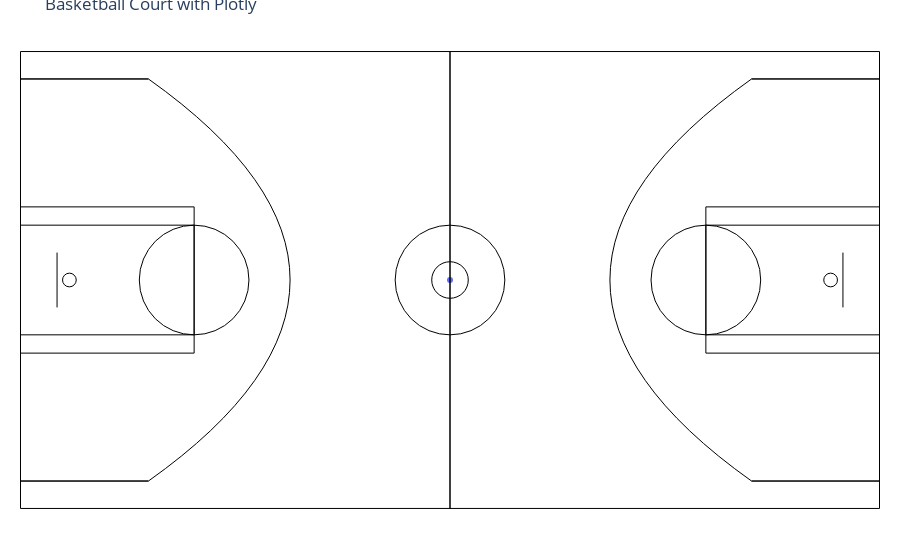

Here is the notebook cell this chart was saved with:
### Code cell
fig = go.Figure()
draw_plotly_court(fig)

### Figure 1 — Plotly figure (JSON) as saved in the notebook; plotly's stock layout.template omitted (floating-point values rounded to 4 significant figures)
{"data": [{"type": "scatter", "x": [47], "y": [25]}], "layout": {"margin": {"b": 20, "l": 20, "r": 20, "t": 20}, "paper_bgcolor": "white", "plot_bgcolor": "white", "shapes": [{"line": {"color": "rgba(0,0,0,1)", "width": 1}, "type": "rect", "x0": 0, "x1": 94, "y0": 0, "y1": 50}, {"line": {"color": "rgba(0,0,0,1)", "width": 1}, "type": "line", "x0": 4, "x1": 4, "y0": 22, "y1": 28}, {"line": {"color": "rgba(0,0,0,1)", "width": 1}, "type": "line", "x0": 90, "x1": 90, "y0": 22, "y1": 28}, {"line": {"color": "rgba(0,0,0,1)", "width": 1}, "type": "rect", "x0": 0, "x1": 19, "y0": 17, "y1": 33}, {"line": {"color": "rgba(0,0,0,1)", "width": 1}, "type": "rect", "x0": 0, "x1": 19, "y0": 19, "y1": 31}, {"line": {"color": "rgba(0,0,0,1)", "width": 1}, "type": "rect", "x0": 75, "x1": 94, "y0": 17, "y1": 33}, {"line": {"color": "rgba(0,0,0,1)", "width": 1}, "type": "rect", "x0": 75, "x1": 94, "y0": 19, "y1": 31}, {"line": {"color": "rgba(0,0,0,1)", "width": 1}, "type": "rect", "x0": 0, "x1": 14, "y0": 47, "y1": 47}, {"line": {"color": "rgba(0,0,0,1)", "width": 1}, "type": "rect", "x0": 0, "x1": 14, "y0": 3, "y1": 3}, {"line": {"color": "rgba(0,0,0,1)", "width": 1}, "type": "rect", "x0": 80, "x1": 94, "y0": 47, "y1": 47}, {"line": {"color": "rgba(0,0,0,1)", "width": 1}, "type": "rect", "x0": 80, "x1": 94, "y0": 3, "y1": 3}, {"line": {"color": "rgba(0,0,0,1)", "width": 1}, "type": "rect", "x0": 47, "x1": 47, "y0": 0, "y1": 50}, {"line": {"color": "rgba(0,0,0,1)", "width": 1}, "type": "circle", "x0": 6.1, "x1": 4.6, "y0": 25.75, "y1": 24.25}, {"line": {"color": "rgba(0,0,0,1)", "width": 1}, "type": "circle", "x0": 89.4, "x1": 87.9, "y0": 25.75, "y1": 24.25}, {"line": {"color": "rgba(0,0,0,1)", "width": 1}, "type": "circle", "x0": 25, "x1": 13, "y0": 31, "y1": 19}, {"line": {"color": "rgba(0,0,0,1)", "width": 1}, "type": "circle", "x0": 81, "x1": 69, "y0": 31, "y1": 19}, {"line": {"color": "rgba(0,0,0,1)", "width": 1}, "type": "circle", "x0": 53, "x1": 41, "y0": 31, "y1": 19}, {"line": {"color": "rgba(0,0,0,1)", "width": 1}, "type": "circle", "x0": 49, "x1": 45, "y0": 27, "y1": 23}, {"line": {"color": "rgba(0,0,0,1)", "width": 1}, "path": "M 14,47 Q 45,25 14,3", "type": "path"}, {"line": {"color": "rgba(0,0,0,1)", "width": 1}, "path": "M 80,47 Q 49,25 80,3", "type": "path"}], "title": {"text": "Basketball Court with Plotly"}, "xaxis": {"fixedrange": true, "showgrid": false, "showline": false, "showticklabels": false, "ticks": "", "zeroline": false}, "yaxis": {"fixedrange": true, "scaleanchor": "x", "scaleratio": 1, "showgrid": false, "showline": false, "showticklabels": false, "ticks": "", "zeroline": false}}}
